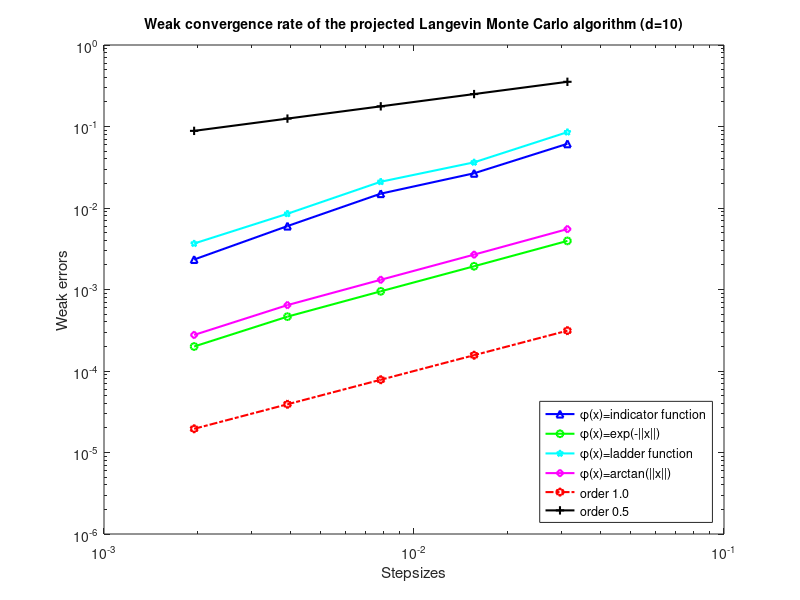

Write the MATLAB code that produced this figure.
%======================================================================
%Here is the data for 'plmc10d.m'
%======================================================================
Dtvals = [2^-9, 2^-8, 2^-7, 2^-6, 2^-5];
%======================================================================

%error1: indicator function
%======================================================================
error1= [0.00233333333333333,0.00600000000000000,0.0150000000000000,0.0266666666666667,0.0613333333333333];


%======================================================================
%error2: \exp function
%======================================================================
error2 = [0.000199775342688901,0.000464486127948960,0.000949819944133139,0.00192833626742614,0.00394646918053778];

%======================================================================
%error3: step function
%======================================================================
error3=[0.00366666666666667,0.00850000000000000,0.0210000000000000,0.0363333333333333,0.0852500000000000];

%======================================================================
%error4: \arctan function
%======================================================================
error4=[0.000276965126293660,0.000643433893027707,0.00131636346379335,0.00267894297278000,0.00551077661999146];


loglog(Dtvals,error1,'b-^','LineWidth' ,1.5 , 'MarkerSize',5);
hold on;
loglog(Dtvals,error2,'g-o','LineWidth' ,1.5 , 'MarkerSize',5);
hold on;
loglog(Dtvals,error3,'c-p','LineWidth' ,1.5 , 'MarkerSize',5);
hold on;
loglog(Dtvals,error4,'m-d','LineWidth' ,1.5 , 'MarkerSize',5);
hold on;
loglog(Dtvals,0.01*(Dtvals),'r-.h','LineWidth' ,1.5);
hold on;
loglog(Dtvals,2*(sqrt(Dtvals)),'k-+','LineWidth' ,1.5);
hold on;
axis([1e-3 1e-1 1e-6 1e-0]);
legend('\phi(x)=indicator function', '\phi(x)=exp(-||x||)','\phi(x)=ladder function','\phi(x)=arctan(||x||)','order 1.0','order 0.5', 'location','SouthEast');
xlabel('Stepsizes')
ylabel('Weak errors')
title('Weak convergence rate of the projected Langevin Monte Carlo algorithm (d=10)','FontSize',10);